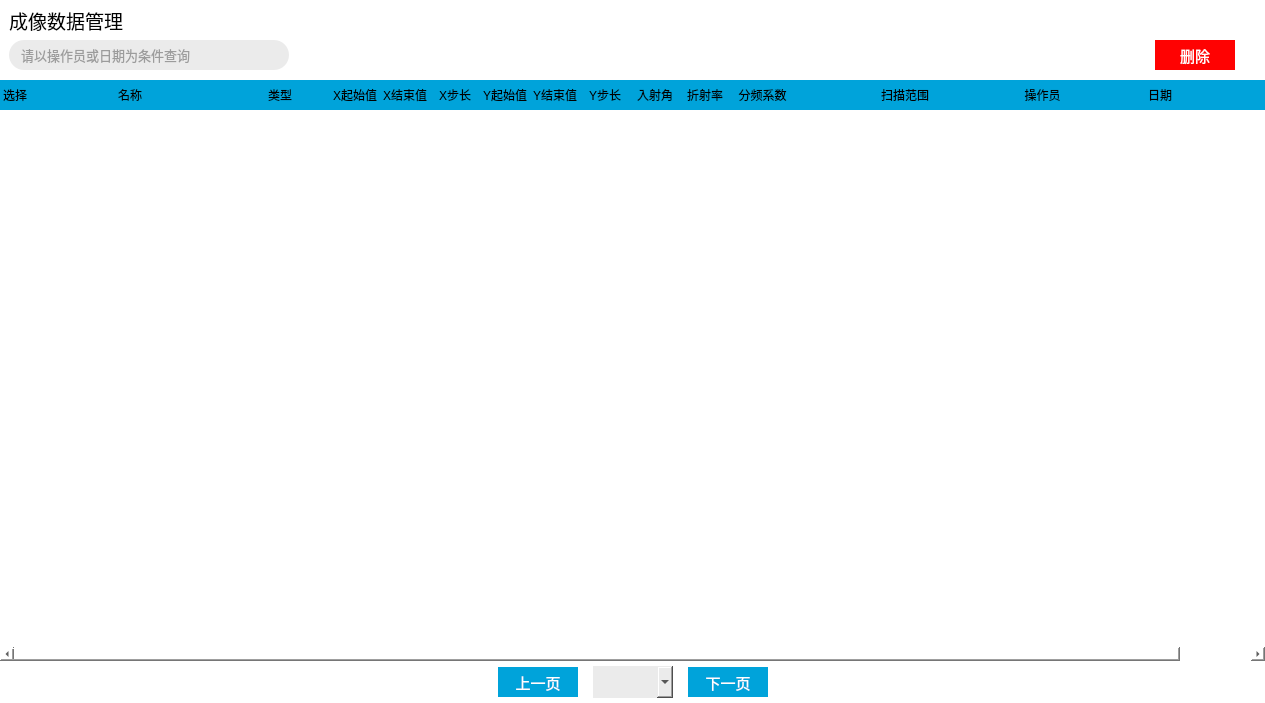
<?xml version="1.0" encoding="UTF-8"?>
<ui version="4.0">
 <class>Form</class>
 <widget class="QWidget" name="Form">
  <property name="geometry">
   <rect>
    <x>0</x>
    <y>0</y>
    <width>1265</width>
    <height>703</height>
   </rect>
  </property>
  <property name="windowTitle">
   <string>Form</string>
  </property>
  <property name="styleSheet">
   <string notr="true">.QGroupBox{border:none;background-color:#FFFFFF;}
.QPushButton{font-family:&quot;宋体&quot;;font-size:11pt;color:white;background:transparent;}
.QCheckBox{background:transparent;margin-left:5px;}
#lineSearch{background-color:#FFEBEBEB;color:#FF4D4D4D;border-radius: 15px; border: 2px; padding:0 0 0 10;}
#btnCxDataDel{background-color: rgb(255,62,62);}
#gbxCxDataTableHeader{background-color:#FF00A3DA;}
#gbxCxDataTableHeader QLabel{qproperty-alignment: 'AlignHCenter|AlignVCenter';font-size:9pt;text-align:left}
QScrollArea{background:transparent;border:none;}
#scrollAreaWidgetContents{background-color:#FFFFFF;}

#btnCxDataDel{background-color: rgb(255, 2, 2);border:none;}
#btnCxDataDel:hover{background-color:rgb(255, 111, 92);}

#btnPrev{background-color:#FF00A3DA;border:none;}
#btnPrev:hover{background-color:#8F00A3DA;}
#btnNext{background-color:#FF00A3DA;border:none;}
#btnNext:hover{background-color:#8F00A3DA;}

QListWidget{border:none;background:transparent;}
QListWidget::item{border-bottom:1px solid black;}
QListWidget::item .QLabel{qproperty-alignment: 'AlignHCenter|AlignVCenter';font-size:9pt;text-align:left;}
QListWidget::item .QPushButton{ font-size:9pt;}
QListWidget::item:hover{background-color:#e5f3ff;}
QListWidget::item:pressed{background-color:#cde8ff;color:#FF4D4D4D}

QScrollBar{border:none;background:transparent;}
QScrollBar:vertical {width: 5px;}
QScrollBar:vertical{width:5px;background:#FFFFFF; margin:0px,0px,0px,0px;padding-top:0px;padding-bottom:0px;}
QScrollBar::handle:vertical{width:5px;background:transparent;border-radius:4px;min-height:60;}
QScrollBar::handle:vertical:hover{width:5px;background:rgba(0,0,0,20%);border-radius:4px;min-height:60;}
QScrollBar::add-line:vertical{height:0px;width:0px;subcontrol-position:bottom;}
QScrollBar::sub-line:vertical{height:0px;width:0px;subcontrol-position:top;}
QScrollBar::add-line:vertical:hover{height:0px;width:0px;subcontrol-position:bottom;}
QScrollBar::sub-line:vertical:hover{height:0px;width:0px;subcontrol-position:top;}
QScrollBar::sub-page:vertical{background: none;}
QScrollBar::add-page:vertical{background: none;}

QCheckBox{background:transparent;}
QCheckBox::indicator { width: 20px;height: 20px;}
QCheckBox::indicator:checked { image: url(./Res/checkbox-checked.png); } 
QCheckBox::indicator:unchecked {image: url(./Res/checkbox-unchecked.png);}
#optView{color:#4454a6;}
#optExport{color:#0ab363;}
#optDel{color:#e54356;}
</string>
  </property>
  <layout class="QVBoxLayout" name="verticalLayout">
   <property name="spacing">
    <number>0</number>
   </property>
   <property name="leftMargin">
    <number>0</number>
   </property>
   <property name="topMargin">
    <number>0</number>
   </property>
   <property name="rightMargin">
    <number>0</number>
   </property>
   <property name="bottomMargin">
    <number>0</number>
   </property>
   <item>
    <widget class="QGroupBox" name="groupBox_12">
     <property name="minimumSize">
      <size>
       <width>0</width>
       <height>80</height>
      </size>
     </property>
     <property name="maximumSize">
      <size>
       <width>16777215</width>
       <height>80</height>
      </size>
     </property>
     <property name="title">
      <string/>
     </property>
     <layout class="QHBoxLayout" name="horizontalLayout_15">
      <property name="spacing">
       <number>0</number>
      </property>
      <property name="leftMargin">
       <number>0</number>
      </property>
      <property name="topMargin">
       <number>0</number>
      </property>
      <property name="rightMargin">
       <number>0</number>
      </property>
      <property name="bottomMargin">
       <number>0</number>
      </property>
      <item>
       <layout class="QGridLayout" name="gridLayout_4">
        <property name="leftMargin">
         <number>9</number>
        </property>
        <property name="rightMargin">
         <number>30</number>
        </property>
        <property name="bottomMargin">
         <number>10</number>
        </property>
        <item row="0" column="0">
         <widget class="QLabel" name="label_4">
          <property name="minimumSize">
           <size>
            <width>0</width>
            <height>40</height>
           </size>
          </property>
          <property name="maximumSize">
           <size>
            <width>16777215</width>
            <height>40</height>
           </size>
          </property>
          <property name="font">
           <font>
            <family>宋体</family>
            <pointsize>14</pointsize>
           </font>
          </property>
          <property name="styleSheet">
           <string notr="true"/>
          </property>
          <property name="text">
           <string>成像数据管理</string>
          </property>
         </widget>
        </item>
        <item row="1" column="1">
         <spacer name="horizontalSpacer_2">
          <property name="orientation">
           <enum>Qt::Horizontal</enum>
          </property>
          <property name="sizeHint" stdset="0">
           <size>
            <width>40</width>
            <height>20</height>
           </size>
          </property>
         </spacer>
        </item>
        <item row="1" column="3">
         <widget class="QPushButton" name="btnCxDataDel">
          <property name="minimumSize">
           <size>
            <width>80</width>
            <height>30</height>
           </size>
          </property>
          <property name="maximumSize">
           <size>
            <width>80</width>
            <height>30</height>
           </size>
          </property>
          <property name="font">
           <font>
            <family>宋体</family>
            <pointsize>11</pointsize>
           </font>
          </property>
          <property name="styleSheet">
           <string notr="true"/>
          </property>
          <property name="text">
           <string>删除</string>
          </property>
         </widget>
        </item>
        <item row="1" column="0">
         <widget class="QLineEdit" name="lineSearch">
          <property name="minimumSize">
           <size>
            <width>280</width>
            <height>30</height>
           </size>
          </property>
          <property name="maximumSize">
           <size>
            <width>280</width>
            <height>30</height>
           </size>
          </property>
          <property name="font">
           <font>
            <family>Arial</family>
            <pointsize>10</pointsize>
           </font>
          </property>
          <property name="tabletTracking">
           <bool>false</bool>
          </property>
          <property name="styleSheet">
           <string notr="true"/>
          </property>
          <property name="inputMask">
           <string/>
          </property>
          <property name="maxLength">
           <number>32767</number>
          </property>
          <property name="echoMode">
           <enum>QLineEdit::Normal</enum>
          </property>
          <property name="cursorPosition">
           <number>0</number>
          </property>
          <property name="placeholderText">
           <string>请以操作员或日期为条件查询</string>
          </property>
          <property name="clearButtonEnabled">
           <bool>false</bool>
          </property>
         </widget>
        </item>
        <item row="1" column="2">
         <widget class="QLabel" name="label_6">
          <property name="minimumSize">
           <size>
            <width>15</width>
            <height>0</height>
           </size>
          </property>
          <property name="maximumSize">
           <size>
            <width>15</width>
            <height>16777215</height>
           </size>
          </property>
          <property name="text">
           <string/>
          </property>
         </widget>
        </item>
       </layout>
      </item>
     </layout>
    </widget>
   </item>
   <item>
    <widget class="QGroupBox" name="groupBox_11">
     <property name="styleSheet">
      <string notr="true"/>
     </property>
     <property name="title">
      <string/>
     </property>
     <layout class="QHBoxLayout" name="horizontalLayout_9">
      <property name="spacing">
       <number>0</number>
      </property>
      <property name="leftMargin">
       <number>0</number>
      </property>
      <property name="topMargin">
       <number>0</number>
      </property>
      <property name="rightMargin">
       <number>0</number>
      </property>
      <property name="bottomMargin">
       <number>0</number>
      </property>
      <item>
       <widget class="QGroupBox" name="gbxContent">
        <property name="styleSheet">
         <string notr="true"/>
        </property>
        <property name="title">
         <string/>
        </property>
        <layout class="QVBoxLayout" name="verticalLayout_3">
         <property name="spacing">
          <number>0</number>
         </property>
         <property name="leftMargin">
          <number>0</number>
         </property>
         <property name="topMargin">
          <number>0</number>
         </property>
         <property name="rightMargin">
          <number>0</number>
         </property>
         <property name="bottomMargin">
          <number>0</number>
         </property>
         <item>
          <widget class="QScrollArea" name="scrollArea">
           <property name="verticalScrollBarPolicy">
            <enum>Qt::ScrollBarAlwaysOff</enum>
           </property>
           <property name="widgetResizable">
            <bool>true</bool>
           </property>
           <widget class="QWidget" name="scrollAreaWidgetContents">
            <property name="geometry">
             <rect>
              <x>0</x>
              <y>0</y>
              <width>1287</width>
              <height>564</height>
             </rect>
            </property>
            <layout class="QVBoxLayout" name="verticalLayout_2">
             <property name="spacing">
              <number>0</number>
             </property>
             <property name="leftMargin">
              <number>0</number>
             </property>
             <property name="topMargin">
              <number>0</number>
             </property>
             <property name="rightMargin">
              <number>0</number>
             </property>
             <property name="bottomMargin">
              <number>0</number>
             </property>
             <item>
              <widget class="QGroupBox" name="gbxCxDataTableHeader">
               <property name="minimumSize">
                <size>
                 <width>0</width>
                 <height>30</height>
                </size>
               </property>
               <property name="maximumSize">
                <size>
                 <width>16777215</width>
                 <height>30</height>
                </size>
               </property>
               <property name="styleSheet">
                <string notr="true"/>
               </property>
               <property name="title">
                <string/>
               </property>
               <layout class="QHBoxLayout" name="horizontalLayout">
                <property name="spacing">
                 <number>0</number>
                </property>
                <property name="leftMargin">
                 <number>0</number>
                </property>
                <property name="topMargin">
                 <number>0</number>
                </property>
                <property name="rightMargin">
                 <number>5</number>
                </property>
                <property name="bottomMargin">
                 <number>0</number>
                </property>
                <item>
                 <widget class="QLabel" name="label_10">
                  <property name="minimumSize">
                   <size>
                    <width>30</width>
                    <height>0</height>
                   </size>
                  </property>
                  <property name="maximumSize">
                   <size>
                    <width>30</width>
                    <height>16777215</height>
                   </size>
                  </property>
                  <property name="text">
                   <string>选择</string>
                  </property>
                  <property name="alignment">
                   <set>Qt::AlignCenter</set>
                  </property>
                 </widget>
                </item>
                <item>
                 <widget class="QLabel" name="label_5">
                  <property name="minimumSize">
                   <size>
                    <width>200</width>
                    <height>0</height>
                   </size>
                  </property>
                  <property name="maximumSize">
                   <size>
                    <width>200</width>
                    <height>16777215</height>
                   </size>
                  </property>
                  <property name="styleSheet">
                   <string notr="true"/>
                  </property>
                  <property name="text">
                   <string>名称</string>
                  </property>
                  <property name="alignment">
                   <set>Qt::AlignCenter</set>
                  </property>
                 </widget>
                </item>
                <item>
                 <widget class="QLabel" name="label_9">
                  <property name="minimumSize">
                   <size>
                    <width>100</width>
                    <height>0</height>
                   </size>
                  </property>
                  <property name="maximumSize">
                   <size>
                    <width>100</width>
                    <height>16777215</height>
                   </size>
                  </property>
                  <property name="styleSheet">
                   <string notr="true"/>
                  </property>
                  <property name="text">
                   <string>类型</string>
                  </property>
                  <property name="alignment">
                   <set>Qt::AlignCenter</set>
                  </property>
                 </widget>
                </item>
                <item>
                 <widget class="QLabel" name="label">
                  <property name="minimumSize">
                   <size>
                    <width>50</width>
                    <height>0</height>
                   </size>
                  </property>
                  <property name="maximumSize">
                   <size>
                    <width>50</width>
                    <height>16777215</height>
                   </size>
                  </property>
                  <property name="layoutDirection">
                   <enum>Qt::LeftToRight</enum>
                  </property>
                  <property name="text">
                   <string>X起始值</string>
                  </property>
                  <property name="alignment">
                   <set>Qt::AlignCenter</set>
                  </property>
                 </widget>
                </item>
                <item>
                 <widget class="QLabel" name="label_11">
                  <property name="minimumSize">
                   <size>
                    <width>50</width>
                    <height>0</height>
                   </size>
                  </property>
                  <property name="maximumSize">
                   <size>
                    <width>50</width>
                    <height>16777215</height>
                   </size>
                  </property>
                  <property name="text">
                   <string>X结束值</string>
                  </property>
                  <property name="alignment">
                   <set>Qt::AlignCenter</set>
                  </property>
                 </widget>
                </item>
                <item>
                 <widget class="QLabel" name="label_12">
                  <property name="minimumSize">
                   <size>
                    <width>50</width>
                    <height>0</height>
                   </size>
                  </property>
                  <property name="maximumSize">
                   <size>
                    <width>50</width>
                    <height>16777215</height>
                   </size>
                  </property>
                  <property name="text">
                   <string>X步长</string>
                  </property>
                  <property name="alignment">
                   <set>Qt::AlignCenter</set>
                  </property>
                 </widget>
                </item>
                <item>
                 <widget class="QLabel" name="label_14">
                  <property name="minimumSize">
                   <size>
                    <width>50</width>
                    <height>0</height>
                   </size>
                  </property>
                  <property name="maximumSize">
                   <size>
                    <width>50</width>
                    <height>16777215</height>
                   </size>
                  </property>
                  <property name="text">
                   <string>Y起始值</string>
                  </property>
                  <property name="alignment">
                   <set>Qt::AlignCenter</set>
                  </property>
                 </widget>
                </item>
                <item>
                 <widget class="QLabel" name="label_15">
                  <property name="minimumSize">
                   <size>
                    <width>50</width>
                    <height>0</height>
                   </size>
                  </property>
                  <property name="maximumSize">
                   <size>
                    <width>50</width>
                    <height>16777215</height>
                   </size>
                  </property>
                  <property name="text">
                   <string>Y结束值</string>
                  </property>
                  <property name="alignment">
                   <set>Qt::AlignCenter</set>
                  </property>
                 </widget>
                </item>
                <item>
                 <widget class="QLabel" name="label_16">
                  <property name="minimumSize">
                   <size>
                    <width>50</width>
                    <height>0</height>
                   </size>
                  </property>
                  <property name="maximumSize">
                   <size>
                    <width>50</width>
                    <height>16777215</height>
                   </size>
                  </property>
                  <property name="text">
                   <string>Y步长</string>
                  </property>
                  <property name="alignment">
                   <set>Qt::AlignCenter</set>
                  </property>
                 </widget>
                </item>
                <item>
                 <widget class="QLabel" name="label_17">
                  <property name="minimumSize">
                   <size>
                    <width>50</width>
                    <height>0</height>
                   </size>
                  </property>
                  <property name="maximumSize">
                   <size>
                    <width>50</width>
                    <height>16777215</height>
                   </size>
                  </property>
                  <property name="text">
                   <string>入射角</string>
                  </property>
                  <property name="alignment">
                   <set>Qt::AlignCenter</set>
                  </property>
                 </widget>
                </item>
                <item>
                 <widget class="QLabel" name="label_18">
                  <property name="minimumSize">
                   <size>
                    <width>50</width>
                    <height>0</height>
                   </size>
                  </property>
                  <property name="maximumSize">
                   <size>
                    <width>50</width>
                    <height>16777215</height>
                   </size>
                  </property>
                  <property name="text">
                   <string>折射率</string>
                  </property>
                  <property name="alignment">
                   <set>Qt::AlignCenter</set>
                  </property>
                 </widget>
                </item>
                <item>
                 <widget class="QLabel" name="label_2">
                  <property name="minimumSize">
                   <size>
                    <width>65</width>
                    <height>0</height>
                   </size>
                  </property>
                  <property name="maximumSize">
                   <size>
                    <width>65</width>
                    <height>16777215</height>
                   </size>
                  </property>
                  <property name="text">
                   <string>分频系数</string>
                  </property>
                  <property name="alignment">
                   <set>Qt::AlignCenter</set>
                  </property>
                 </widget>
                </item>
                <item>
                 <widget class="QLabel" name="label_3">
                  <property name="minimumSize">
                   <size>
                    <width>220</width>
                    <height>0</height>
                   </size>
                  </property>
                  <property name="maximumSize">
                   <size>
                    <width>220</width>
                    <height>16777215</height>
                   </size>
                  </property>
                  <property name="text">
                   <string>扫描范围</string>
                  </property>
                  <property name="alignment">
                   <set>Qt::AlignCenter</set>
                  </property>
                 </widget>
                </item>
                <item>
                 <widget class="QLabel" name="label_8">
                  <property name="minimumSize">
                   <size>
                    <width>55</width>
                    <height>0</height>
                   </size>
                  </property>
                  <property name="maximumSize">
                   <size>
                    <width>55</width>
                    <height>16777215</height>
                   </size>
                  </property>
                  <property name="text">
                   <string>操作员</string>
                  </property>
                  <property name="alignment">
                   <set>Qt::AlignCenter</set>
                  </property>
                 </widget>
                </item>
                <item>
                 <widget class="QLabel" name="label_13">
                  <property name="minimumSize">
                   <size>
                    <width>180</width>
                    <height>0</height>
                   </size>
                  </property>
                  <property name="maximumSize">
                   <size>
                    <width>180</width>
                    <height>16777215</height>
                   </size>
                  </property>
                  <property name="styleSheet">
                   <string notr="true"/>
                  </property>
                  <property name="text">
                   <string>日期</string>
                  </property>
                  <property name="alignment">
                   <set>Qt::AlignCenter</set>
                  </property>
                 </widget>
                </item>
                <item>
                 <widget class="QLabel" name="lblOpt">
                  <property name="minimumSize">
                   <size>
                    <width>100</width>
                    <height>0</height>
                   </size>
                  </property>
                  <property name="maximumSize">
                   <size>
                    <width>100</width>
                    <height>16777215</height>
                   </size>
                  </property>
                  <property name="sizeIncrement">
                   <size>
                    <width>0</width>
                    <height>0</height>
                   </size>
                  </property>
                  <property name="text">
                   <string>操作</string>
                  </property>
                  <property name="alignment">
                   <set>Qt::AlignCenter</set>
                  </property>
                 </widget>
                </item>
               </layout>
              </widget>
             </item>
             <item>
              <widget class="QListWidget" name="listWidgetCxData">
               <property name="focusPolicy">
                <enum>Qt::ClickFocus</enum>
               </property>
               <property name="styleSheet">
                <string notr="true"/>
               </property>
               <property name="verticalScrollBarPolicy">
                <enum>Qt::ScrollBarAlwaysOn</enum>
               </property>
               <property name="editTriggers">
                <set>QAbstractItemView::NoEditTriggers</set>
               </property>
               <property name="selectionMode">
                <enum>QAbstractItemView::NoSelection</enum>
               </property>
               <property name="selectionBehavior">
                <enum>QAbstractItemView::SelectRows</enum>
               </property>
              </widget>
             </item>
            </layout>
           </widget>
          </widget>
         </item>
         <item>
          <widget class="QGroupBox" name="groupBox">
           <property name="title">
            <string/>
           </property>
           <layout class="QHBoxLayout" name="horizontalLayout_2">
            <property name="spacing">
             <number>15</number>
            </property>
            <property name="leftMargin">
             <number>0</number>
            </property>
            <property name="topMargin">
             <number>5</number>
            </property>
            <property name="rightMargin">
             <number>0</number>
            </property>
            <property name="bottomMargin">
             <number>5</number>
            </property>
            <item>
             <spacer name="horizontalSpacer">
              <property name="orientation">
               <enum>Qt::Horizontal</enum>
              </property>
              <property name="sizeHint" stdset="0">
               <size>
                <width>40</width>
                <height>20</height>
               </size>
              </property>
             </spacer>
            </item>
            <item>
             <widget class="QPushButton" name="btnPrev">
              <property name="minimumSize">
               <size>
                <width>80</width>
                <height>30</height>
               </size>
              </property>
              <property name="maximumSize">
               <size>
                <width>80</width>
                <height>30</height>
               </size>
              </property>
              <property name="text">
               <string>上一页</string>
              </property>
             </widget>
            </item>
            <item>
             <widget class="QComboBox" name="cbxPages">
              <property name="minimumSize">
               <size>
                <width>80</width>
                <height>32</height>
               </size>
              </property>
              <property name="maximumSize">
               <size>
                <width>80</width>
                <height>32</height>
               </size>
              </property>
              <property name="sizeIncrement">
               <size>
                <width>0</width>
                <height>0</height>
               </size>
              </property>
              <property name="styleSheet">
               <string notr="true">background-color: #FFEBEBEB; border:none;</string>
              </property>
              <property name="editable">
               <bool>false</bool>
              </property>
              <property name="currentText">
               <string/>
              </property>
              <property name="placeholderText">
               <string/>
              </property>
             </widget>
            </item>
            <item>
             <widget class="QPushButton" name="btnNext">
              <property name="minimumSize">
               <size>
                <width>80</width>
                <height>30</height>
               </size>
              </property>
              <property name="maximumSize">
               <size>
                <width>80</width>
                <height>30</height>
               </size>
              </property>
              <property name="text">
               <string>下一页</string>
              </property>
             </widget>
            </item>
            <item>
             <spacer name="horizontalSpacer_3">
              <property name="orientation">
               <enum>Qt::Horizontal</enum>
              </property>
              <property name="sizeHint" stdset="0">
               <size>
                <width>40</width>
                <height>20</height>
               </size>
              </property>
             </spacer>
            </item>
           </layout>
          </widget>
         </item>
        </layout>
       </widget>
      </item>
     </layout>
    </widget>
   </item>
  </layout>
 </widget>
 <resources/>
 <connections/>
</ui>
